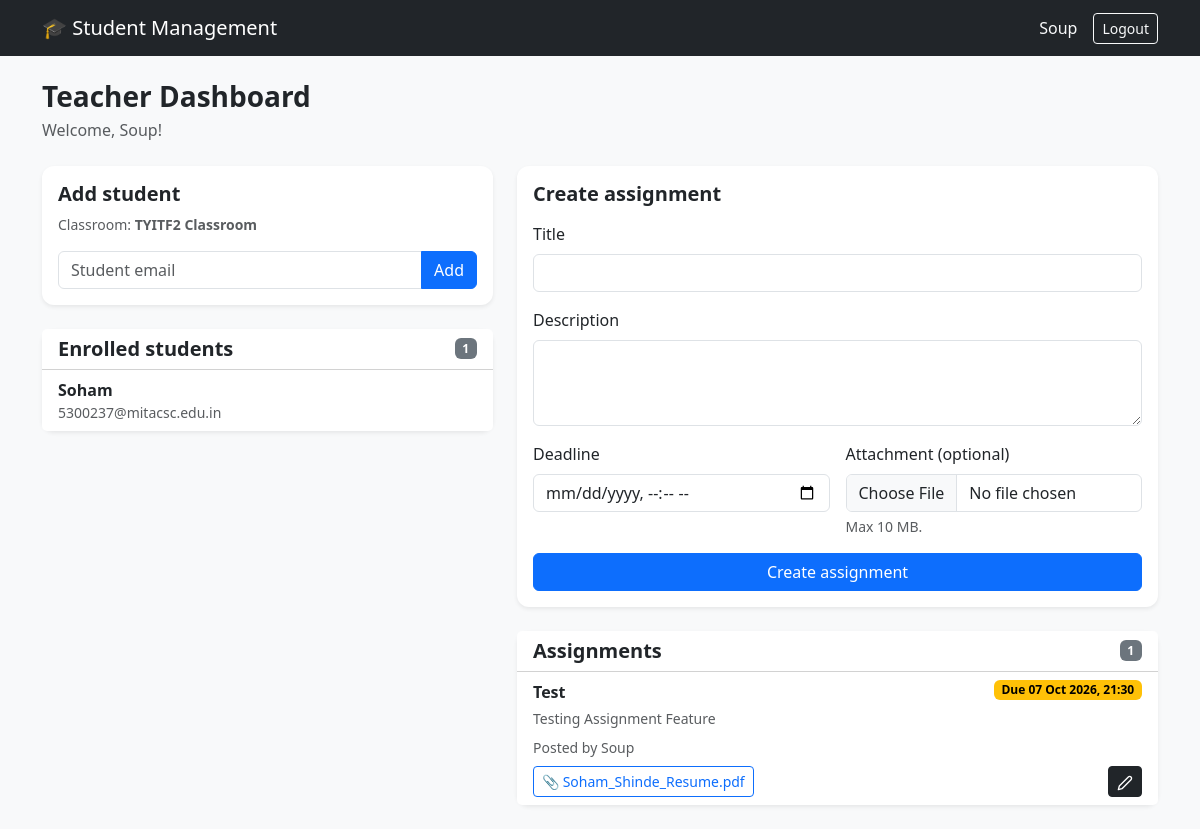
The app's page /teacher/dashboard/ (signed in) with its own data.
### firstapp/models.py (models this page shows, shortened)
class Classroom(models.Model):
    name = models.CharField(max_length=100)
    key = models.CharField(max_length=50, unique=True)
    teachers = models.ManyToManyField(
        User,
        related_name="teaching_classrooms",
        blank=True
    )
    students = models.ManyToManyField(
        User,
        related_name="student_classrooms",
        blank=True
    )

class Assignment(models.Model):
    classroom = models.ForeignKey(
        Classroom,
        on_delete=models.CASCADE,
        related_name="assignments"
    )
    teacher = models.ForeignKey(
        User,
        on_delete=models.CASCADE,
        related_name="created_assignments"
    )
    title = models.CharField(max_length=200)
    description = models.TextField(blank=True)
    deadline = models.DateTimeField()
    attachment = models.FileField(
        upload_to="assignment_attachments/",
        blank=True,
        null=True
    )
    created_at = models.DateTimeField(auto_now_add=True)
    class Meta:
        ordering = ["deadline"]
    def attachment_name(self):
        return os.path.basename(self.attachment.name)

### firstapp/views.py (the view, shortened to what this page needs)
# urls.py: path("teacher/dashboard/", views.teacher_dashboard, name="teacher_dashboard"),
@login_required
def teacher_dashboard(request):
    if request.user.profile.role != "teacher":
        return redirect("student_dashboard")
    classroom = request.user.teaching_classrooms.first()
    return render(
        request,
        "firstapp/teacher_dashboard.html",
        {
            "classroom": classroom,
            "students": classroom.students.all() if classroom else [],
            "assignments": classroom.assignments.all() if classroom else [],
        }
    )

### firstapp/templates/firstapp/teacher_dashboard.html (shortened to what this page needs)
{% extends 'firstapp/base.html' %}
{% block content %}
<div class="container py-4">
    <div class="mb-4">
        <h1 class="h3 fw-bold mb-1">Teacher Dashboard</h1>
        <p class="text-muted mb-0">Welcome, {{ user.username }}!</p>
    </div>
    {% if classroom %}
        <div class="row g-4">
            <div class="col-lg-5">
                <div class="card shadow-sm mb-4">
                    <div class="card-body">
                        <h2 class="h5 fw-bold">Add student</h2>
                        <p class="text-muted small">
                            Classroom: <strong>{{ classroom.name }}</strong>
                        </p>
                        <form method="post">
                            <div class="input-group">
                                <input type="email" class="form-control"
                                       name="student_email"
                                       placeholder="Student email" required>
                                <button type="submit" class="btn btn-primary">
                                    Add
                                </button>
                            </div>
                        </form>
                    </div>
                </div>
                <div class="card shadow-sm">
                    <div class="card-header bg-white d-flex justify-content-between align-items-center">
                        <h2 class="h5 fw-bold mb-0">Enrolled students</h2>
                        <span class="badge text-bg-secondary">{{ students|length }}</span>
                    </div>
                    {% if students %}
                        <ul class="list-group list-group-flush">
                            {% for student in students %}
                                <li class="list-group-item">
                                    <div class="fw-semibold">{{ student.username }}</div>
                                    <div class="text-muted small text-break">
                                        {{ student.email }}
                                    </div>
                                </li>
                            {% endfor %}
                        </ul>
                    {% else %}
                        <div class="card-body text-muted">
                            No students added yet.
                        </div>
                    {% endif %}
                </div>
            </div>
            <div class="col-lg-7">
                <div class="card shadow-sm mb-4">
                    <div class="card-body">
                        <h2 class="h5 fw-bold mb-3">Create assignment</h2>
                        <form method="post" action="{% url 'create_assignment' %}"
                              enctype="multipart/form-data">
                            <div class="mb-3">
                                <label for="title" class="form-label">Title</label>
                                <input type="text" class="form-control" id="title"
                                       name="title" required>
                            </div>
                            <div class="mb-3">
                                <label for="description" class="form-label">
                                    Description
                                </label>
                                <textarea class="form-control" id="description"
                                          name="description" rows="3"></textarea>
                            </div>
                            <div class="row g-3 mb-3">
                                <div class="col-md-6">
                                    <label for="deadline" class="form-label">
                                        Deadline
                                    </label>
                                    <input type="datetime-local" class="form-control"
                                           id="deadline" name="deadline" required>
                                </div>
                                <div class="col-md-6">
                                    <label for="attachment" class="form-label">
                                        Attachment (optional)
                                    </label>
                                    <input type="file" class="form-control"
                                           id="attachment" name="attachment">
                                    <div class="form-text">Max 10 MB.</div>
                                </div>
                            </div>
                            <button type="submit" class="btn btn-primary w-100">
                                Create assignment
                            </button>
                        </form>
                    </div>
                </div>
                <div class="card shadow-sm">
                    <div class="card-header bg-white d-flex justify-content-between align-items-center">
                        <h2 class="h5 fw-bold mb-0">Assignments</h2>
                        <span class="badge text-bg-secondary">{{ assignments|length }}</span>
                    </div>
                    {% if assignments %}
                        <ul class="list-group list-group-flush">
                            {% for assignment in assignments %}
                                <li class="list-group-item">
                                    <div class="d-flex flex-wrap justify-content-between align-items-start gap-2">
                                        <div class="fw-semibold">{{ assignment.title }}</div>
                                        <span class="badge text-bg-warning">
                                            Due {{ assignment.deadline|date:"d M Y, H:i" }}
                                        </span>
                                    </div>
                                    {% if assignment.description %}
                                        <p class="text-muted small mb-2 mt-1 assignment-description">{{ assignment.description }}</p>
                                    {% endif %}
                                    <div class="text-muted small">
                                        Posted by {{ assignment.teacher.username }}
                                    </div>
                                    <div class="d-flex justify-content-between align-items-end mt-2">
                                        <div>
                                            {% if assignment.attachment %}
                                                <a href="{{ assignment.attachment.url }}" download
                                                   class="btn btn-outline-primary btn-sm">
                                                    📎 {{ assignment.attachment_name }}
                                                </a>
                                            {% endif %}
                                        </div>
                                        {% if assignment.teacher == user %}
                                            <a href="{% url 'edit_assignment' assignment.id %}"
                                               class="btn btn-dark btn-sm"
                                               title="Edit assignment"
                                               aria-label="Edit assignment">
                                                <svg xmlns="http://www.w3.org/2000/svg"
                                                     width="16" height="16" viewBox="0 0 24 24"
                                                     fill="none" stroke="currentColor"
                                                     stroke-width="2" stroke-linecap="round"
                                                     stroke-linejoin="round" aria-hidden="true">
                                                    <path d="M17 3a2.828 2.828 0 1 1 4 4L7.5 20.5 2 22l1.5-5.5L17 3z"/>
                                                </svg>
                                            </a>
                                        {% endif %}
                                    </div>
                                </li>
                            {% endfor %}
                        </ul>
                    {% else %}
                        <div class="card-body text-muted">
                            No assignments yet.
                        </div>
                    {% endif %}
                </div>
            </div>
        </div>
    {% else %}
        <div class="alert alert-warning">
            You are not assigned to a classroom.
        </div>
    {% endif %}
</div>
{% endblock %}

### firstapp/templates/firstapp/base.html (shortened to what this page needs)
{% load static %}
<!DOCTYPE html>
<html lang="en">
<head>
    <link
        href="https://cdn.jsdelivr.net/npm/bootstrap@5.3.3/dist/css/bootstrap.min.css"
        rel="stylesheet">
    <link rel="stylesheet" href="{% static 'css/style.css' %}">
</head>
<body class="bg-light">
    {% if user.is_authenticated %}
        <nav class="navbar navbar-dark bg-dark">
            <div class="container">
                <span class="navbar-brand mb-0 h1">🎓 Student Management</span>
                <div class="d-flex align-items-center">
                    <span class="navbar-text text-light me-3 d-none d-sm-inline">
                        {{ user.username }}
                    </span>
                    <a href="{% url 'logout' %}" class="btn btn-outline-light btn-sm">
                        Logout
                    </a>
                </div>
            </div>
        </nav>
    {% endif %}
    {% block content %}{% endblock %}
</body>
</html>

### static/css/style.css (style rules this page uses)
.card { border: 0; border-radius: 0.75rem; }
.assignment-description { white-space: pre-line; }

### records on screen
Classroom: name "TYITF2 Classroom"
Assignment: title "Test", deadline "07 Oct 2026, 21:30", description "Testing Assignment Feature", teacher.username "Soup", attachment_name "Soham_Shinde_Resume.pdf"

### other values on screen
{{ user.username }} "Soup"
{{ students|length }} "1"
{{ student.username }} "Soham"
{{ student.email }} "5300237@mitacsc.edu.in"
{{ assignments|length }} "1"
